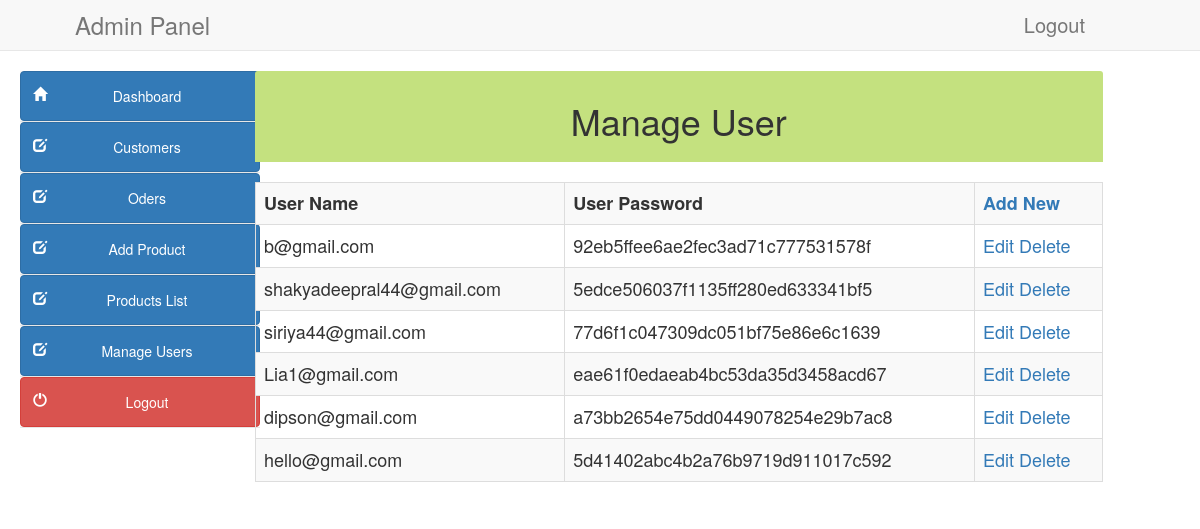
Page /admin/manage_users.php on the committed database.
### tables this page shows
CREATE TABLE `signup` (
  `id` int(11) NOT NULL,
  `username` varchar(255) NOT NULL,
  `email` varchar(255) NOT NULL,
  `password` varchar(255) NOT NULL
);

### admin/manage_users.php (the view, shortened to what this page needs)
<!DOCTYPE html>
<html lang="en">
<head>
<link href="style/css/bootstrap.min.css" rel="stylesheet">
<link href="style/css/k.css" rel="stylesheet">
</head>
<body>
<?php include("include/header.php"); ?>
<div class="container-fluid">
<?php include("include/side_bar.php"); ?>
<div class="col-sm-9" style="margin-left:10px">
<div class="panel-heading" style="background-color:#c4e17f">
	<center><h1>Manage User </h1></center></div><br>
<div style="overflow-x:scroll;">
<table class="table table-bordered table-hover table-striped" style="font-size:18px">
	<tr>
			    <th>User Name</th>
                <th>User Password</th>
	<th><a href="add_user.php">Add New</a></th></tr>
<?php
$result=mysqli_query($con,"select id, email, password from signup")or die ("query 2 incorrect.......");
while(list($user_id,$user_name,$user_password)=
mysqli_fetch_array($result))
{
echo "<tr><td>$user_name</td><td>$user_password</td>";
echo"<td>
<a href='edit_user.php?id=$user_id'>Edit</a>
<a href='manage_users.php?id=$user_id&action=delete'>Delete</a>
</td></tr>";
}
?>
</table>
</div>
</div></div>
</body>
</html>

### rows in the picture
signup: email "b@gmail.com", password "92eb5ffee6ae2fec3ad71c777531578f"
signup: email "shakyadeepral44@gmail.com", password "5edce506037f1135ff280ed633341bf5"
signup: email "siriya44@gmail.com", password "77d6f1c047309dc051bf75e86e6c1639"
signup: email "Lia1@gmail.com", password "eae61f0edaeab4bc53da35d3458acd67"
signup: email "dipson@gmail.com", password "a73bb2654e75dd0449078254e29b7ac8"
signup: email "hello@gmail.com", password "5d41402abc4b2a76b9719d911017c592"
